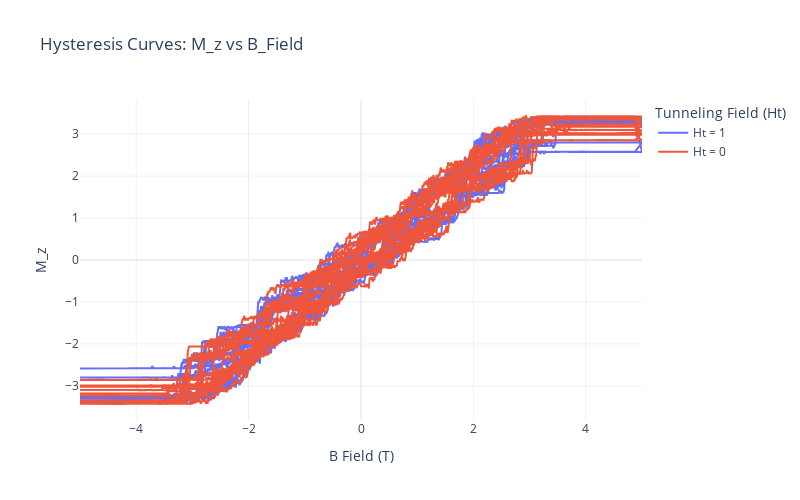

Notebook source saved alongside this figure:
### Code cell
import plotly.graph_objects as go

# Create plotly figure
fig = go.Figure()

# Add first dataset (Ht = 1)
fig.add_trace(go.Scatter(
    x=df['B_Field'],
    y=df['M_z'],
    mode='lines',
    name='Ht = 1'
))

# Add second dataset (Ht = 0)
fig.add_trace(go.Scatter(
    x=df_H0['B_Field'],
    y=df_H0['M_z'],
    mode='lines',
    name='Ht = 0'
))

# Update layout
fig.update_layout(
    title='Hysteresis Curves: M_z vs B_Field',
    xaxis_title='B Field (T)',
    yaxis_title='M_z',
    legend_title='Tunneling Field (Ht)',
    template='plotly_white',
    width=800,
    height=500
)

# Show plot
fig.show()

### Figure 1 — Plotly figure (JSON) as saved in the notebook; plotly's stock layout.template omitted (floating-point values rounded to 4 significant figures; data arrays with more than 128 entries replaced by an {"elided": "..."} marker saying what was removed)
{"data": [{"mode": "lines", "name": "Ht = 1", "x": {"elided": "16320 float values"}, "y": {"elided": "16320 float values"}, "type": "scatter"}, {"mode": "lines", "name": "Ht = 0", "x": {"elided": "16320 float values"}, "y": {"elided": "16320 float values"}, "type": "scatter"}], "layout": {"title": {"text": "Hysteresis Curves: M_z vs B_Field"}, "xaxis": {"title": {"text": "B Field (T)"}}, "yaxis": {"title": {"text": "M_z"}}, "legend": {"title": {"text": "Tunneling Field (Ht)"}}, "width": 800, "height": 500}}
